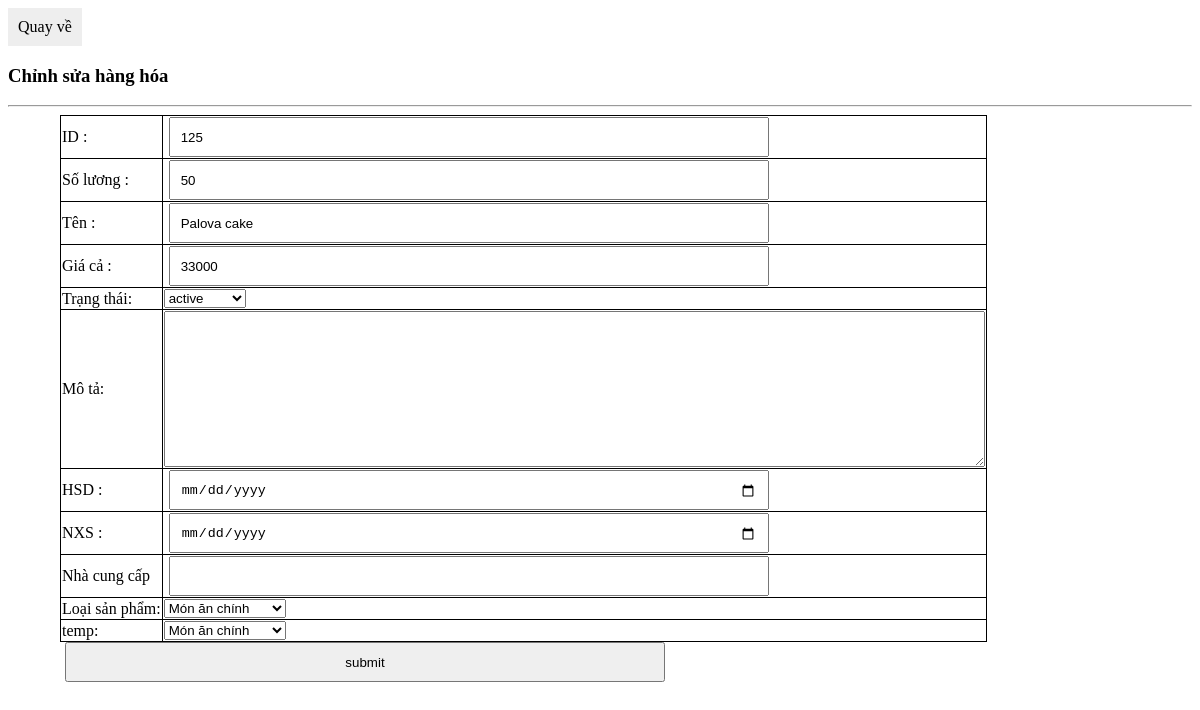
The app's page /admin/update.php?option_list=update&id_list=125, older data.
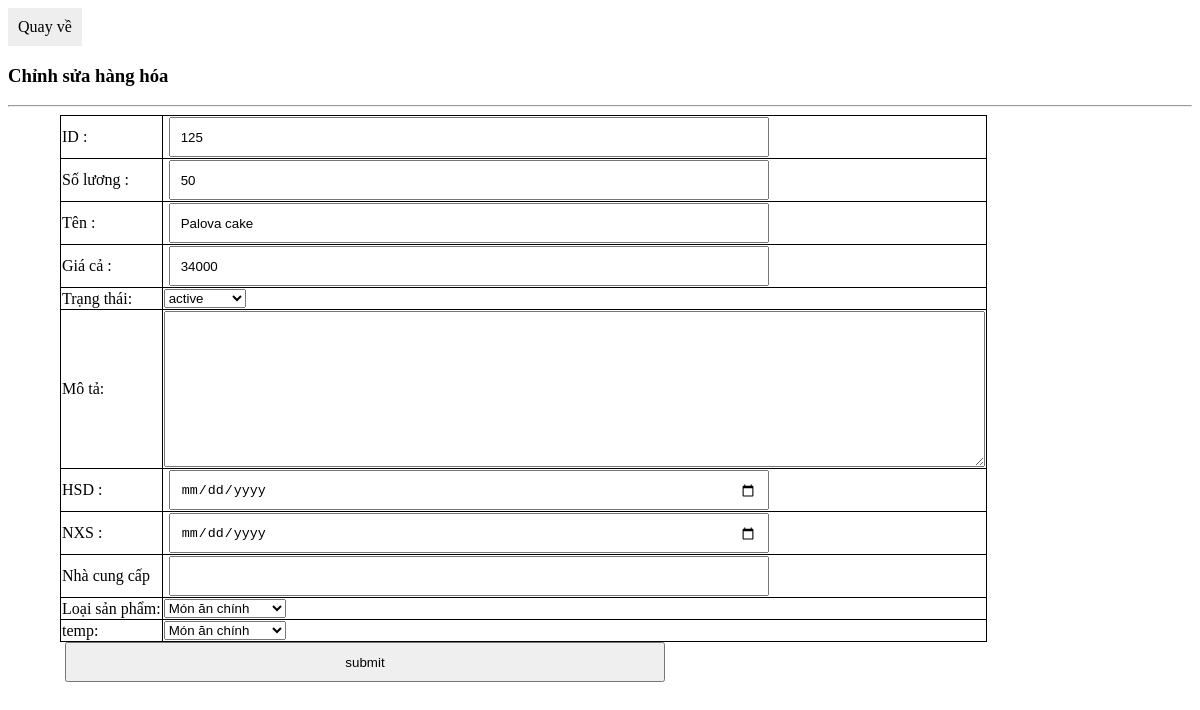
The same page, newer data.
### tables this page shows
CREATE TABLE `item_1` (
  `id` int(30) NOT NULL,
  `thu_tu` int(200) NOT NULL,
  `name` varchar(200) NOT NULL,
  `img` varchar(500) NOT NULL,
  `cost` int(50) NOT NULL,
  `status` varchar(100) NOT NULL,
  `details` text NOT NULL,
  `HSD` date NOT NULL,
  `NXS` date NOT NULL,
  `Supply` varchar(100) NOT NULL,
  `type` varchar(100) NOT NULL,
  `category` varchar(100) NOT NULL
);

### admin/update.php (the view, shortened to what this page needs)
<?php
    include('../config/config.php');
        $id_list = $_GET['id_list'];
        $sql_list = "SELECT * FROM item_1 WHERE id='". $id_list."' " ;
        $query_list_update = mysqli_query($mysqli, $sql_list);
        $list_rows = mysqli_fetch_array( $query_list_update);
?>
<div class="menu">
    <a href="list.php">Quay về</a>
</div>
<h3>Chỉnh sửa hàng hóa</h3>
<hr>
<div class="main-body">
  <form action="update.php?id_list=<?php echo $id_list?>" method="POST">
        <table>
            <tr >
                <td><span>ID :</span></td>
                <td><input type="text" name="id" value="<?php echo $list_rows['id']?>"></td>
            </tr>
            <tr>
                <td><span>Số lương :</span></td>
                <td> <input type="text" name="thu_tu" value="<?php echo $list_rows['thu_tu']?>"></td>
            </tr>
            <tr>
                <td>Tên :</td>
                <td><input type="text" name="name" value="<?php echo $list_rows['name']?>"></td>
            </tr>
            <tr>
                <td>Giá cả :</td>
                <td><input type="text" name="cost" value="<?php echo $list_rows['cost']?>"></td>
            </tr>
            <tr>
                <td>Trạng thái: </td>
                <td><select name="status" id="">
                        <option value="active">active</option>
                </select></td>
            </tr>
            <tr>
                <td>Mô tả:</td>
                <td> <textarea rows="10" cols="100"  name="details" value="<?php echo $list_rows['details']?>"></textarea></td>
            </tr>
            <tr>
                <td>HSD :</td>
                <td> <input type="date" name="HSD" value="<?php echo $list_rows['HSD']?>"></td>
            </tr>
            <tr>
                <td>NXS :</td>
                <td><input type="date" name="NXS" value="<?php echo $list_rows['NXS']?>"></td>
            </tr>
            <tr>
                <td>Nhà cung cấp</td>
                <td><input type="text" name="Supply" value="<?php echo $list_rows['Supply']?>"></td>
            </tr>
            <tr>
                <td>Loại sản phẩm:</td>
                <td>
                    <select name="type" id="">
                        <option value="main_food">Món ăn chính</option>
                    </select>
                </td>
            </tr>
            <tr>
            <td>temp:</td>
                <td>
                    <select name="category" id="">
                        <option value="main_food">Món ăn chính</option>
                    </select>
                </td>
            </tr>
        </table>
        <input type="submit" name="update" value="submit">
    </form>
</div>

Row changes from the older to the newer data that the page shows:
changed item_1 "Palova cake": cost "33000" → "34000"
